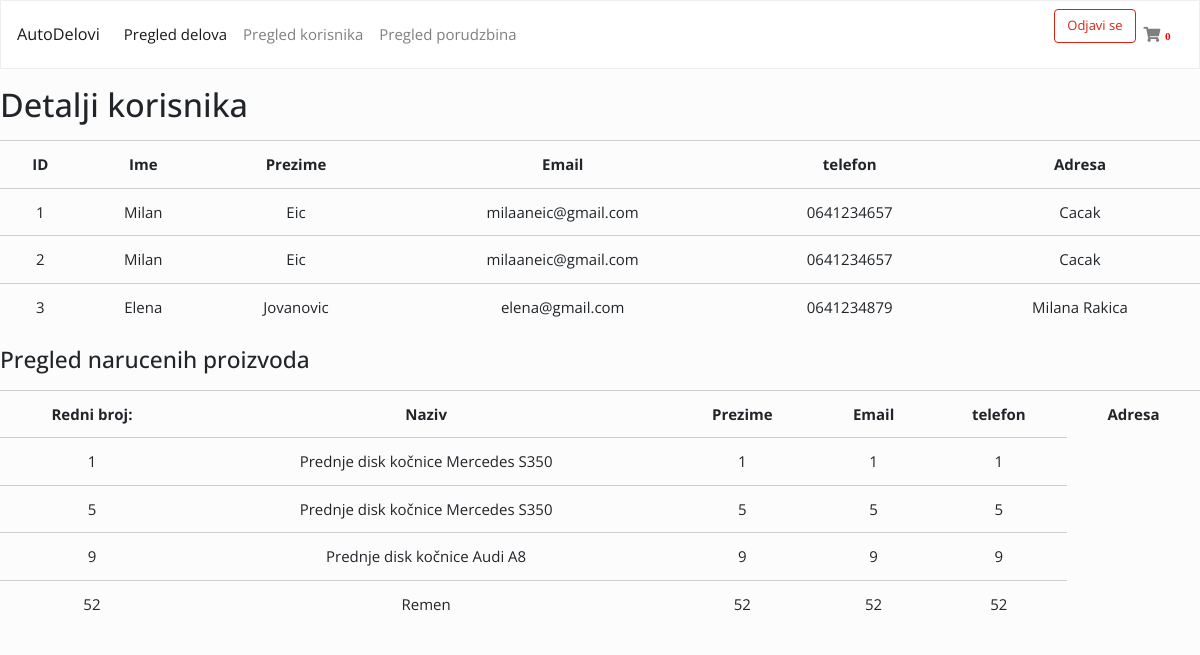
The page /portal/php/update_user.php?id=1 (signed in) on the database its author committed.
### tables this page shows
CREATE TABLE `customers` (
  `id` int(11) NOT NULL,
  `first_name` varchar(255) NOT NULL,
  `last_name` varchar(255) NOT NULL,
  `email` varchar(255) NOT NULL,
  `phone` varchar(255) NOT NULL,
  `address` varchar(255) NOT NULL,
  `created` datetime NOT NULL,
  `modified` datetime NOT NULL,
  `status` enum('1','0') NOT NULL
);

CREATE TABLE `order_items` (
  `id` int(11) NOT NULL,
  `order_id` int(11) NOT NULL,
  `product_id` int(11) NOT NULL,
  `quantity` int(5) NOT NULL
);

CREATE TABLE `delovi` (
  `id` int(11) NOT NULL,
  `proizvodjac` varchar(255) NOT NULL,
  `naziv` varchar(255) NOT NULL,
  `opis` text NOT NULL,
  `slika` varchar(255) NOT NULL,
  `cena` decimal(10,0) NOT NULL,
  `cenaPDV` decimal(10,0) NOT NULL,
  `idKategorija` int(11) NOT NULL,
  `idMarka` int(11) DEFAULT NULL
);

### portal/php/update_user.php (the view, shortened to what this page needs)
<?php
$id = $_GET['id'];
require_once("dbConfig.php");
?>
<!DOCTYPE html>
<html lang="en">
<head>
    <link rel="stylesheet" type="text/css" href="../css/bootstrap.min.css">
    <link rel="stylesheet" type="text/css" href="../css/style.css">
    <link rel="stylesheet" href="https://cdnjs.cloudflare.com/ajax/libs/font-awesome/5.12.1/css/all.min.css">
</head>
<body>
    <header>
        <nav class="navbar navbar-expand-lg navbar-light bg-light">
            <a class="navbar-brand" href="">AutoDelovi</a>
            <div class="collapse navbar-collapse" id="navbarColor03">
                <ul class="navbar-nav mr-auto">
                    <ul class="navbar-nav mr-auto">
                        <li class="nav-item active">
                            <a class="nav-link" href="admin.php">Pregled delova<span class="sr-only">(current)</span></a>
                        </li>
                        <li class="nav-item">
                            <a class="nav-link" href="pregled-korisnika.php">Pregled korisnika</a>
                        </li>
                        <li class="nav-item">
                            <a class="nav-link" href="pregled-porudzbina.php">Pregled porudzbina</a>
                        </li>
                    </ul>
                </ul>
                <ul class="navbar-nav right">
                    <?php if (isset($_SESSION['userId'])) {
                        echo '<form action="php/logout.php">
    <input type="submit" value="Odjavi se" name="submit-logout" class="btn btn-outline-primary">
    </form>';
                    } else {
                        echo '
    <li class="nav-item">
    <a class="nav-link" data-toggle="modal" data-target=".bd-example-modal-lg"><i class="fas fa-user"></i></a>
    </li>';
                    } ?>
                    <li class="nav-item">
                        <a class="nav-link" href=""><i class="fas fa-shopping-cart"><span class="badge" style="color:red;">0</span></i></a>
                    </li>
                </ul>
            </div>
        </nav>
    </header>
    <main>
        <h1 class="mb-3 mt-3">Detalji korisnika</h1>
        <table class="table">
            <tr>
                <th class="text-center">ID</th>
                <th class="text-center">Ime</th>
                <th class="text-center">Prezime</th>
                <th class="text-center">Email</th>
                <th class="text-center">telefon</th>
                <th class="text-center">Adresa</th>
            </tr>
            <?php
            $query = "SELECT c.* FROM orders o JOIN customers c on o.customer_id=c.id";
            $statement = $connect->prepare($query);
            $statement->execute();
            $result = $statement->fetchAll();
            $total_row = $statement->rowCount();
            $output = '';
            if ($total_row > 0) {
                foreach ($result as $row) {
                    $output .= '
        <tr>
        <td class="text-center">' . $row['id'] . '</td>
        <td class="text-center">' . $row['first_name'] . '</td>
        <td class="text-center">' . $row['last_name'] . '</td>
        <td class="text-center">' . $row['email'] . '</td>
        <td class="text-center">' . $row['phone'] . '</td>
        <td class="text-center">' . $row['address'] . '</td>
        </tr>';
                }
                echo ($output);
            }
            ?>
        </table>
        <h3 class="mt-3 mb-3">Pregled narucenih proizvoda</h3>
        <table class="table">
            <tr>
                <th class="text-center">Redni broj:</th>
                <th class="text-center">Naziv</th>
                <th class="text-center">Prezime</th>
                <th class="text-center">Email</th>
                <th class="text-center">telefon</th>
                <th class="text-center">Adresa</th>
            </tr>
            <?php
            $query = "SELECT * FROM order_items o JOIN delovi p on o.product_id=p.id WHERE o.order_id=" . $id;
            $statement = $connect->prepare($query);
            $statement->execute();
            $result = $statement->fetchAll();
            $total_row = $statement->rowCount();
            $output = '';
            if ($total_row > 0) {
                foreach ($result as $row) {
                    $output .= '
        <tr>
        <td class="text-center">' . $row['id'] . '</td>
        <td class="text-center">' . $row['naziv'] . '</td>
        <td class="text-center">' . $row['id'] . '</td>
        <td class="text-center">' . $row['id'] . '</td>
        <td class="text-center">' . $row['id'] . '</td>
        </tr>';
                }
                echo ($output);
            }
            ?>
    </main>
</body>
</html>

### portal/css/style.css (style rules this page uses)
body { font-size: 15px; }
a { color: grey; }

### rows shown on the page
customers: id "1", first_name "Milan", last_name "Eic", email "milaaneic@gmail.com", phone "0641234657", address "Cacak"
customers: id "2", first_name "Milan", last_name "Eic", email "milaaneic@gmail.com", phone "0641234657", address "Cacak"
customers: id "3", first_name "Elena", last_name "Jovanovic", email "elena@gmail.com", phone "0641234879", address "Milana Rakica"
order_items: product "1", product.naziv "Prednje disk kočnice Mercedes S350"
order_items: product "5", product.naziv "Prednje disk kočnice Mercedes S350"
order_items: product "9", product.naziv "Prednje disk kočnice Audi A8"
order_items: product "52", product.naziv "Remen"
